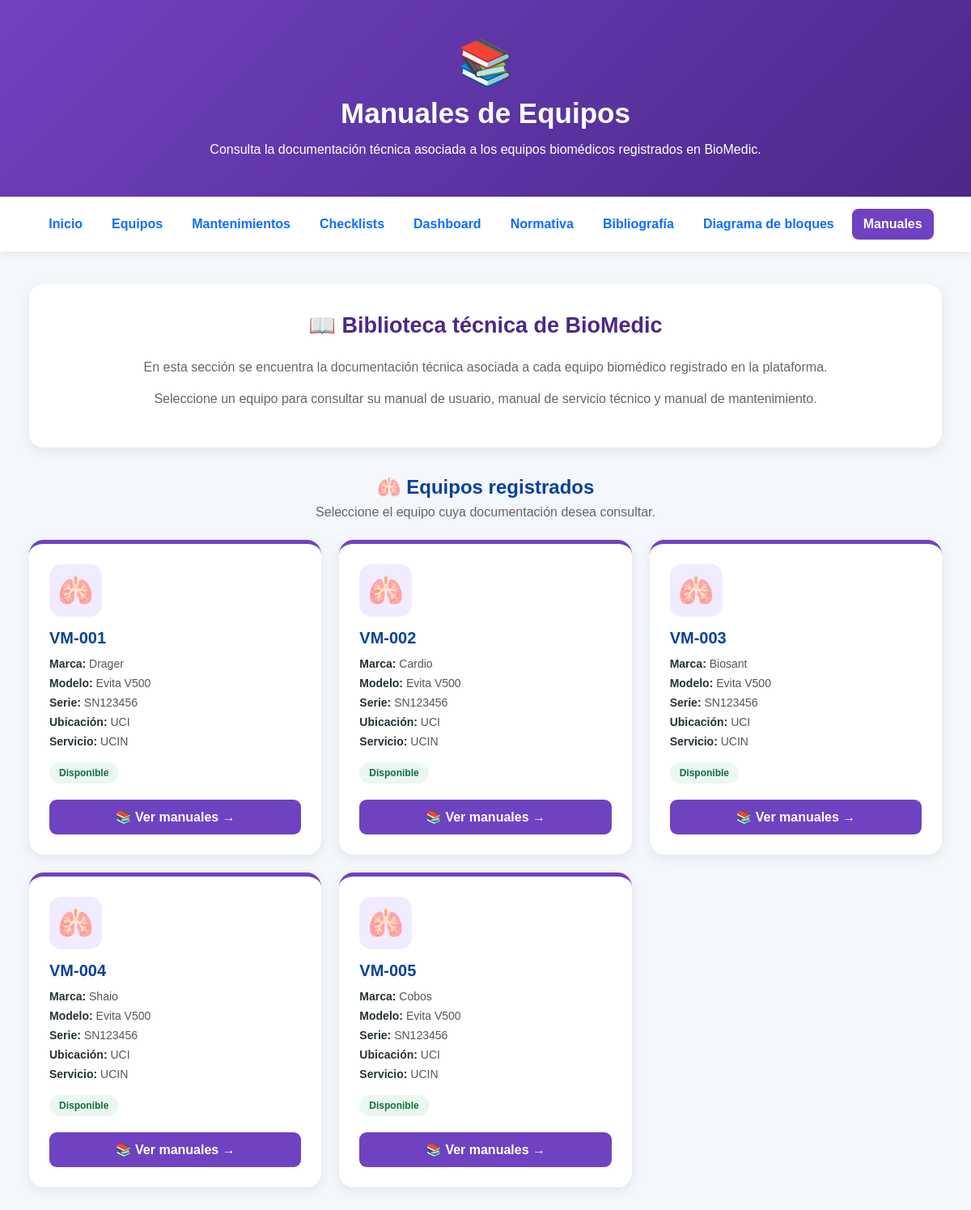
Screenshot of /manuales with the database file from the repository.
### tables this page shows
CREATE TABLE equipos (
            id INTEGER PRIMARY KEY AUTOINCREMENT,
            codigo TEXT NOT NULL,
            marca TEXT NOT NULL,
            modelo TEXT NOT NULL,
            serie TEXT NOT NULL,
            ubicacion TEXT NOT NULL,
            servicio TEXT NOT NULL,
            estado TEXT NOT NULL,
            fecha TEXT,
            observaciones TEXT
        );

### app.py (the view)
@app.route("/manuales")
def manuales():
    conexion = conectar_bd()
    equipos_registrados = conexion.execute("""
        SELECT
            id,
            codigo,
            marca,
            modelo,
            serie,
            ubicacion,
            servicio,
            estado
        FROM equipos
        ORDER BY codigo ASC
    """).fetchall()
    conexion.close()
    return render_template(
        "manuales.html",
        equipos=equipos_registrados
    )

### app.py (called while the page is built)
@app.after_request
def forzar_utf8(response):
    if response.content_type.startswith("text/html"):
        response.headers["Content-Type"] = "text/html; charset=utf-8"
    return response

def conectar_bd():
    conexion = sqlite3.connect(DATABASE)
    conexion.row_factory = sqlite3.Row
    return conexion

### templates/manuales.html (shortened to what this page needs)
<!DOCTYPE html>
<html lang="es">
<head>
</head>
<body>
<header>
    <div class="icono">&#x1F4DA;</div>
    <h1>Manuales de Equipos</h1>
    <p>Consulta la documentaci&oacute;n t&eacute;cnica asociada a los equipos biom&eacute;dicos registrados en BioMedic.</p>
</header>
<nav>
    <a href="/">Inicio</a>
    <a href="/equipos">Equipos</a>
    <a href="/mantenimientos">Mantenimientos</a>
    <a href="/checklist">Checklists</a>
    <a href="/dashboard">Dashboard</a>
    <a href="/normativa">Normativa</a>
    <a href="/bibliografia">Bibliograf&iacute;a</a>
    <a href="/diagrama-bloques">Diagrama de bloques</a>
    <a href="/manuales" class="activo">Manuales</a>
</nav>
<main class="contenedor">
    <section class="introduccion">
        <h2>&#x1F4D6; Biblioteca t&eacute;cnica de BioMedic</h2>
        <p>En esta secci&oacute;n se encuentra la documentaci&oacute;n t&eacute;cnica asociada a cada equipo biom&eacute;dico registrado en la plataforma.</p>
        <p>Seleccione un equipo para consultar su manual de usuario, manual de servicio t&eacute;cnico y manual de mantenimiento.</p>
    </section>
    <section class="titulo-equipos">
        <h2>&#x1FAC1; Equipos registrados</h2>
        <p>Seleccione el equipo cuya documentaci&oacute;n desea consultar.</p>
    </section>
    {% if equipos %}
    <div class="equipos-grid">
        {% for equipo in equipos %}
        <div class="equipo-card">
            <div class="equipo-icono">&#x1FAC1;</div>
            <h3>{{ equipo["codigo"] }}</h3>
            <div class="dato"><strong>Marca:</strong> {{ equipo["marca"] }}</div>
            <div class="dato"><strong>Modelo:</strong> {{ equipo["modelo"] }}</div>
            <div class="dato"><strong>Serie:</strong> {{ equipo["serie"] }}</div>
            <div class="dato"><strong>Ubicaci&oacute;n:</strong> {{ equipo["ubicacion"] }}</div>
            <div class="dato"><strong>Servicio:</strong> {{ equipo["servicio"] }}</div>
            <span class="estado">{{ equipo["estado"] }}</span>
            <a href="/manuales/{{ equipo['id'] }}" class="boton">&#x1F4DA; Ver manuales &rarr;</a>
        </div>
        {% endfor %}
    </div>
    {% endif %}
</main>
</body>
</html>

### templates/manuales.html (style rules this page uses)
* { box-sizing: border-box; }
body { margin: 0; font-family: Arial, Helvetica, sans-serif; background: #f4f7fb; color: #263238; }
header { background: linear-gradient(135deg, #6f42c1, #4c2889); color: white; text-align: center; padding: 45px 20px; }
header .icono { font-size: 55px; margin-bottom: 10px; }
header h1 { margin: 0; font-size: 35px; }
header p { margin: 12px auto 0; max-width: 750px; line-height: 1.6; font-size: 16px; }
nav { background: white; padding: 15px; display: flex; justify-content: center; flex-wrap: wrap; gap: 8px; box-shadow: 0 2px 10px rgba(0,0,0,0.08); }
nav a { text-decoration: none; color: #0d6efd; font-weight: bold; padding: 10px 14px; border-radius: 8px; transition: 0.2s; }
nav a.activo { background: #6f42c1; color: white; }
.contenedor { width: 94%; max-width: 1250px; margin: 40px auto; }
.introduccion { background: white; padding: 35px; border-radius: 18px; box-shadow: 0 4px 15px rgba(0,0,0,0.08); text-align: center; margin-bottom: 30px; }
.introduccion h2 { margin-top: 0; color: #4c2889; font-size: 27px; }
.introduccion p { max-width: 900px; margin: 12px auto; color: #666; line-height: 1.7; }
.titulo-equipos { text-align: center; margin: 35px 0 25px; }
.titulo-equipos h2 { color: #084298; margin-bottom: 8px; }
.titulo-equipos p { color: #666; margin: 0; }
.equipos-grid { display: grid; grid-template-columns: repeat(3, 1fr); gap: 22px; }
.equipo-card { background: white; border-radius: 18px; padding: 25px; box-shadow: 0 4px 15px rgba(0,0,0,0.08); border-top: 5px solid #6f42c1; transition: 0.25s; }
.equipo-icono { width: 65px; height: 65px; border-radius: 15px; background: #f1ebff; display: flex; align-items: center; justify-content: center; font-size: 36px; margin-bottom: 15px; }
.equipo-card h3 { margin: 0 0 12px; color: #084298; font-size: 20px; }
.dato { margin: 8px 0; font-size: 14px; color: #555; }
.dato strong { color: #263238; }
.estado { display: inline-block; margin-top: 10px; padding: 6px 12px; border-radius: 20px; background: #eaf8ef; color: #146c43; font-size: 12px; font-weight: bold; }
.boton { display: block; text-align: center; margin-top: 20px; padding: 12px; background: #6f42c1; color: white; text-decoration: none; border-radius: 9px; font-weight: bold; transition: 0.2s; }

### rows the page displays
equipos: codigo "VM-001", marca "Drager", modelo "Evita V500", serie "SN123456", ubicacion "UCI", servicio "UCIN", estado "Disponible"
equipos: codigo "VM-002", marca "Cardio", modelo "Evita V500", serie "SN123456", ubicacion "UCI", servicio "UCIN", estado "Disponible"
equipos: codigo "VM-003", marca "Biosant", modelo "Evita V500", serie "SN123456", ubicacion "UCI", servicio "UCIN", estado "Disponible"
equipos: codigo "VM-004", marca "Shaio", modelo "Evita V500", serie "SN123456", ubicacion "UCI", servicio "UCIN", estado "Disponible"
equipos: codigo "VM-005", marca "Cobos", modelo "Evita V500", serie "SN123456", ubicacion "UCI", servicio "UCIN", estado "Disponible"
